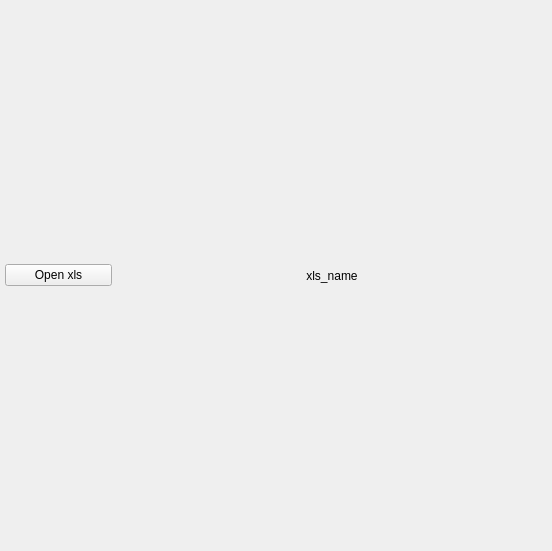
<?xml version="1.0" encoding="UTF-8"?>
<ui version="4.0">
 <class>birdview</class>
 <widget class="QWidget" name="birdview">
  <property name="geometry">
   <rect>
    <x>0</x>
    <y>0</y>
    <width>552</width>
    <height>551</height>
   </rect>
  </property>
  <property name="windowTitle">
   <string>BirdView</string>
  </property>
  <layout class="QVBoxLayout" name="verticalLayout" stretch="1,20,1">
   <property name="spacing">
    <number>2</number>
   </property>
   <property name="leftMargin">
    <number>5</number>
   </property>
   <property name="topMargin">
    <number>5</number>
   </property>
   <property name="rightMargin">
    <number>5</number>
   </property>
   <property name="bottomMargin">
    <number>5</number>
   </property>
   <item>
    <layout class="QHBoxLayout" name="horizontalLayout" stretch="1,4">
     <property name="spacing">
      <number>5</number>
     </property>
     <item>
      <widget class="QPushButton" name="btnOpenFile">
       <property name="text">
        <string>Open xls</string>
       </property>
      </widget>
     </item>
     <item>
      <widget class="QLabel" name="lab_file_name">
       <property name="text">
        <string>xls_name</string>
       </property>
       <property name="alignment">
        <set>Qt::AlignCenter</set>
       </property>
      </widget>
     </item>
    </layout>
   </item>
   <item>
    <layout class="QVBoxLayout" name="vbox_bd"/>
   </item>
   <item>
    <layout class="QHBoxLayout" name="hbox_btn_slider">
     <item>
      <layout class="QGridLayout" name="media_grid"/>
     </item>
    </layout>
   </item>
  </layout>
 </widget>
 <resources/>
 <connections/>
</ui>
